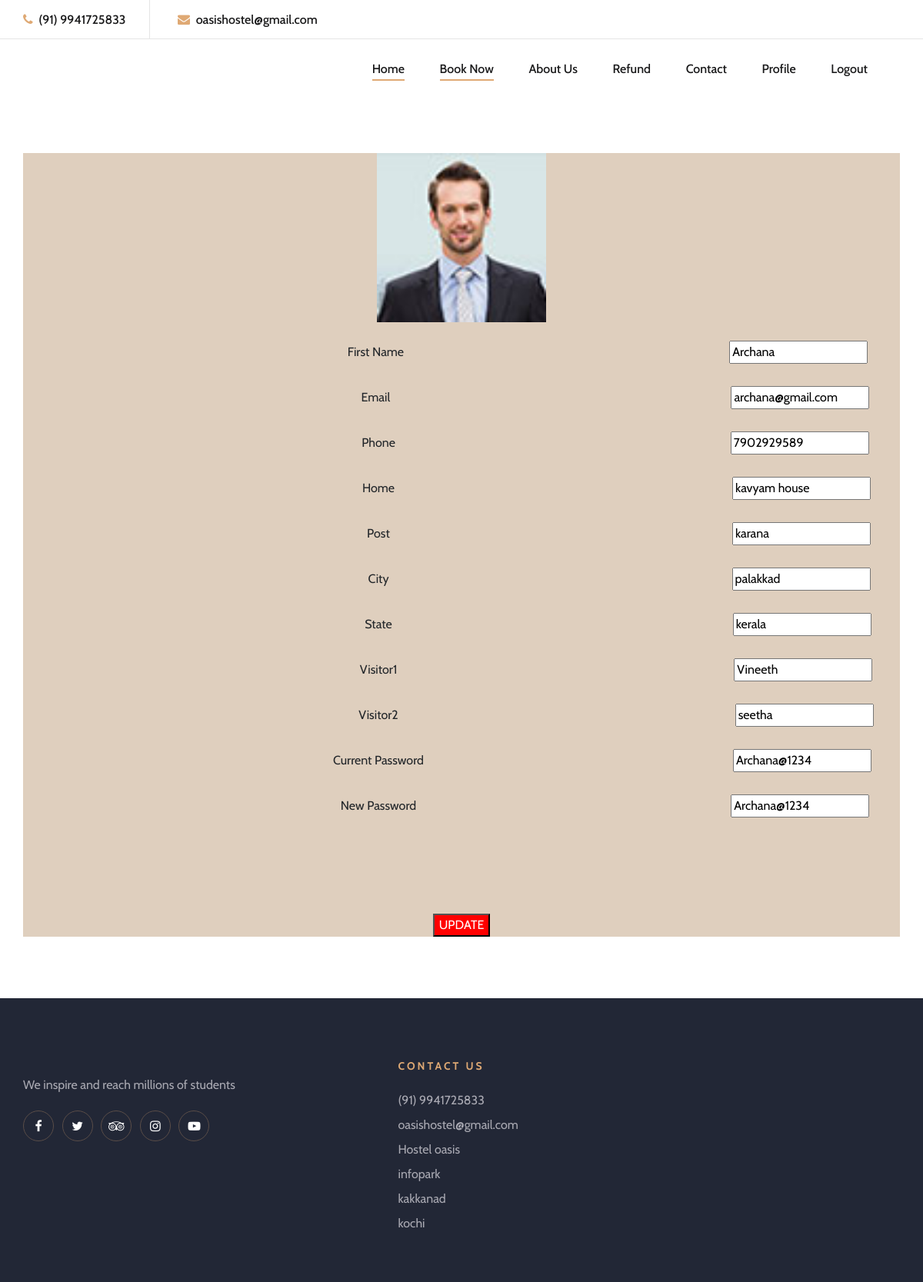
Screenshot of /edit_profile.php (signed in) with the database file from the repository.
### tables this page shows
CREATE TABLE `registration` (
  `Reg_id` int(10) NOT NULL,
  `f_name` varchar(30) NOT NULL,
  `l_name` varchar(30) NOT NULL,
  `fa_name` varchar(30) NOT NULL,
  `ma_name` varchar(30) NOT NULL,
  `dob` date NOT NULL,
  `gender` varchar(30) NOT NULL,
  `email` varchar(50) NOT NULL,
  `phone` varchar(15) NOT NULL,
  `p_phone` varchar(50) NOT NULL,
  `home` varchar(30) NOT NULL,
  `post` varchar(30) NOT NULL,
  `city` varchar(30) NOT NULL,
  `district` varchar(50) NOT NULL,
  `state` varchar(30) NOT NULL,
  `pin` varchar(25) NOT NULL,
  `high` varchar(50) NOT NULL,
  `joinc` varchar(50) NOT NULL,
  `join` varchar(50) NOT NULL,
  `visitor1` varchar(30) NOT NULL,
  `visitor2` varchar(30) NOT NULL,
  `username` varchar(30) NOT NULL,
  `password` varchar(30) NOT NULL,
  `confirmpassword` varchar(30) NOT NULL,
  `utype` int(10) NOT NULL,
  `status` int(10) NOT NULL,
  `book` int(10) NOT NULL,
  `photo` varchar(200) NOT NULL
);

### edit_profile.php (the view, shortened to what this page needs)
<?php
include "dbcontroller.php";
$user=$_SESSION['sess'];
$sql90="select * from registration where username='$user'";
$exe90=mysqli_query($con,$sql90);
?>
<!DOCTYPE html>
<html lang="zxx">
<head>
    <link rel="stylesheet" href="css/bootstrap.min.css" type="text/css">
    <link rel="stylesheet" href="css/font-awesome.min.css" type="text/css">
    <link rel="stylesheet" href="css/elegant-icons.css" type="text/css">
    <link rel="stylesheet" href="css/flaticon.css" type="text/css">
    <link rel="stylesheet" href="css/owl.carousel.min.css" type="text/css">
    <link rel="stylesheet" href="css/nice-select.css" type="text/css">
    <link rel="stylesheet" href="css/jquery-ui.min.css" type="text/css">
    <link rel="stylesheet" href="css/magnific-popup.css" type="text/css">
    <link rel="stylesheet" href="css/slicknav.min.css" type="text/css">
    <link rel="stylesheet" href="css/style.css" type="text/css">
</head>
<body>
    <header class="header-section">
        <div class="top-nav">
            <div class="container">
                <div class="row">
                    <div class="col-lg-6">
                        <ul class="tn-left">
                            <li><i class="fa fa-phone"></i> (91) 9941725833</li>
                            <li><i class="fa fa-envelope"></i> oasishostel@gmail.com</li>
                        </ul>
                    </div>
                    <div class="col-lg-6">
                        <div class="tn-right">
                        </div>
                    </div>
                </div>
            </div>
        </div>
        <div class="menu-item">
            <div class="container">
                <div class="row">
                    <div class="col-lg-2">
                    </div>
                    <div class="col-lg-10">
                        <div class="nav-menu">
                            <nav class="mainmenu">
                                <ul>
                                    <li class="active"><a href="home.php">Home</a></li>
                                    <li class="active"><a href="rooms.php">Book Now</a></li>
                                    <li><a href="aboutus1.php">About Us</a></li>
                                    <li><a href="Refund.php">Refund</a></li>
                                    <li><a href="contactus1.php">Contact</a></li>
                                    <li><a href="profile.php">Profile</a></li>
                                          <li><a href="logout.php">Logout</a></li>
                                </ul>
                            </nav>
                        </div>
                    </div>
                </div>
            </div>
        </div>
    </header>
    <div class="breadcrumb-section">
        <div class="container">
            <div class="row">
                <div class="col-lg-12">
                    <div class="breadcrumb-text">
<center>
       <form id="regForm" action="" method="post" style="display:block;border:2px;background-color:#DFCFBE">
   <?php
           while($fetch90=mysqli_fetch_array($exe90))
           {
           ?>
   <img src="images/<?php echo $fetch90['photo']?>" width=220px height=220px/>
           <br>
           <br><label>First Name&nbsp;&nbsp;&nbsp;&nbsp;&nbsp;&nbsp;&nbsp;&nbsp;&nbsp;&nbsp;&nbsp;</label>
        <input id="email" type="text" name="email" style="position:relative;left:380px;" placeholder="New Email" value="<?php echo $fetch90['f_name'];?>" readonly>
           <br>
           <br><label>Email&nbsp;&nbsp;&nbsp;&nbsp;&nbsp;&nbsp;&nbsp;&nbsp;&nbsp;&nbsp;&nbsp;</label>
        <input id="email" type="text" name="email" style="position:relative;left:400px;" placeholder="New Email" value="<?php echo $fetch90['email'];?>" >
             <br>
           <br>    <label>Phone&nbsp;&nbsp;&nbsp;&nbsp;&nbsp;&nbsp;&nbsp;&nbsp;&nbsp;</label>
        <input id="phone" type="text" name="phone" style="position:relative;left:400px;" placeholder="New phone" value="<?php echo $fetch90['phone'];?>" >
             <br>
            <br>    <label>Home&nbsp;&nbsp;&nbsp;&nbsp;&nbsp;&nbsp;&nbsp;&nbsp;&nbsp;</label>
        <input id="home" type="text" name="home" style="position:relative;left:403px;" placeholder="New home" value="<?php echo $fetch90['home'];?>" >
             <br>
            <br>    <label>Post&nbsp;&nbsp;&nbsp;&nbsp;&nbsp;&nbsp;&nbsp;&nbsp;&nbsp;</label>
        <input id="post" type="text" name="post" style="position:relative;left:409px;" placeholder="New post" value="<?php echo $fetch90['post'];?>" >
             <br>
            <br>    <label>City&nbsp;&nbsp;&nbsp;&nbsp;&nbsp;&nbsp;&nbsp;&nbsp;&nbsp;</label>
        <input id="city" type="text" name="city" style="position:relative;left:410px;" placeholder="New city" value="<?php echo $fetch90['city'];?>" >
             <br>
            <br>    <label>State&nbsp;&nbsp;&nbsp;&nbsp;&nbsp;&nbsp;&nbsp;&nbsp;&nbsp;</label>
        <input id="state" type="text" name="state" style="position:relative;left:407px;" placeholder="New state" value="<?php echo $fetch90['state'];?>" >
             <br>
            <br>    <label>Visitor1&nbsp;&nbsp;&nbsp;&nbsp;&nbsp;&nbsp;&nbsp;&nbsp;&nbsp;</label>
        <input id="visitor1" type="text" name="visitor1" style="position:relative;left:402px;" placeholder="New visitor1" value="<?php echo $fetch90['visitor1'];?>" >
             <br>
            <br>    <label>Visitor2&nbsp;&nbsp;&nbsp;&nbsp;&nbsp;&nbsp;&nbsp;&nbsp;&nbsp;</label>
        <input id="visitor2" type="text" name="visitor2" style="position:relative;left:402px;" placeholder="New visitor2" value="<?php echo $fetch90['visitor2'];?>" >
             <br>
           <br>   <label>Current Password&nbsp;&nbsp;&nbsp;&nbsp;&nbsp;&nbsp;&nbsp;&nbsp;&nbsp;</label>
        <input id="password" type="text" name="password" style="position:relative;left:366px;" placeholder="Password" value="<?php echo $fetch90['password'];?>" readonly>
             <br>
           <br>
           <label>New Password&nbsp;&nbsp;&nbsp;&nbsp;&nbsp;&nbsp;&nbsp;&nbsp;&nbsp;</label>
        <input id="password" type="text" name="password" style="position:relative;left:373px;" placeholder="Password" value="<?php echo $fetch90['password'];?>" >
             <br>
           <br>
       <br><br>
      <?php
           }
           ?>
       <br> <br>
     <input id="submit" type="submit" name="submit" value="UPDATE" style="position:relative;background-color:red;color:white;">
    </div>
                    </div>
                </div>
            </div>
        </div>
    <footer class="footer-section">
        <div class="container">
            <div class="footer-text">
                <div class="row">
                    <div class="col-lg-4">
                        <div class="ft-about">
                            <p>We inspire and reach millions of students<br /> </p>
                            <div class="fa-social">
                                <a href="#"><i class="fa fa-facebook"></i></a>
                                <a href="#"><i class="fa fa-twitter"></i></a>
                                <a href="#"><i class="fa fa-tripadvisor"></i></a>
                                <a href="#"><i class="fa fa-instagram"></i></a>
                                <a href="#"><i class="fa fa-youtube-play"></i></a>
                            </div>
                        </div>
                    </div>
                    <div class="col-lg-3 offset-lg-1">
                        <div class="ft-contact">
                            <h6>Contact Us</h6>
                            <ul>
                               <li>(91) 9941725833</li>
                                <li>oasishostel@gmail.com</li>
                                <li>Hostel oasis</li>
                                  <li>infopark</li>
                                  <li>kakkanad</li>
                                  <li>kochi</li>
                            </ul>
                        </div>
                    </div>
                    <div class="col-lg-3 offset-lg-1">
                    </div>
                </div>
            </div>
        </div>
    </footer>
</body>
</html>

### css/style.css (style rules this page uses)
html, body { height: 100%; font-family: "Cabin", sans-serif; -webkit-font-smoothing: antialiased; font-smoothing: antialiased; }
h1, h2, h3, h4, h5, h6 { margin: 0; color: #111111; font-weight: 400; font-family: "Lora", serif; }
h6 { font-size: 16px; }
p { font-size: 16px; font-family: "Cabin", sans-serif; color: #6b6b6b; font-weight: 400; line-height: 26px; margin: 0 0 15px 0; }
img { max-width: 100%; }
ul, ol { padding: 0; margin: 0; }
.top-nav { border-bottom: 1px solid #e5e5e5; }
.top-nav .tn-left li { list-style: none; display: inline-block; font-size: 16px; color: #19191a; font-weight: 500; padding: 14px 0 12px; margin-right: 64px; position: relative; }
.top-nav .tn-left li:after { position: absolute; right: -32px; top: 0; width: 1px; height: 100%; background: #e5e5e5; content: ""; }
.top-nav .tn-left li:last-child { margin-right: 0; }
.top-nav .tn-left li:last-child:after { display: none; }
.top-nav .tn-left li i { color: #dfa974; margin-right: 4px; }
.top-nav .tn-right { text-align: right; }
.menu-item { position: relative; z-index: 9; }
.menu-item .nav-menu { text-align: right; }
.menu-item .nav-menu .mainmenu { display: inline-block; }
.menu-item .nav-menu .mainmenu li { list-style: none; display: inline-block; position: relative; z-index: 1; }
.menu-item .nav-menu .mainmenu li.active a:after { opacity: 1; }
.menu-item .nav-menu .mainmenu li a { font-size: 16px; color: #19191a; margin-right: 42px; font-weight: 500; display: inline-block; padding: 27px 0; position: relative; -webkit-transition: all 0.3s; -o-transition: all 0.3s; transition: all 0.3s; }
.menu-item .nav-menu .mainmenu li a:after { position: absolute; left: 0; top: 52px; width: 100%; height: 2px; background: #dfa974; content: ""; opacity: 0; -webkit-transition: all 0.3s; -o-transition: all 0.3s; transition: all 0.3s; }
.footer-section { background: #222736; }
.footer-section .footer-text { padding: 80px 0 30px; }
.footer-section .footer-text .ft-about { margin-bottom: 30px; }
.footer-section .footer-text .ft-about p { color: #aaaab3; margin-bottom: 20px; }
.footer-section .footer-text .ft-about .fa-social a { display: inline-block; height: 40px; width: 40px; font-size: 16px; line-height: 40px; text-align: center; color: #ffffff; border: 1px solid #5A4D48; border-radius: 50%; -webkit-transition: all 0.3s; -o-transition: all 0.3s; transition: all 0.3s; margin-right: 7px; }
.footer-section .footer-text .ft-contact { margin-bottom: 30px; }
.footer-section .footer-text .ft-contact h6 { font-size: 14px; color: #dfa974; text-transform: uppercase; font-weight: 700; letter-spacing: 3px; font-family: "Cabin", sans-serif; margin-bottom: 20px; }
.footer-section .footer-text .ft-contact ul li { font-size: 16px; color: #aaaab3; line-height: 32px; list-style: none; }
.breadcrumb-section { padding-top: 70px; padding-bottom: 80px; }
.breadcrumb-text { text-align: center; }
@media only screen and (min-width: 1200px) { .container { max-width: 1170px; } }

### rows the page displays
registration: photo (picture), email "Archana", email "archana@gmail.com", phone "7902929589", home "kavyam house", post "karana", city "palakkad", state "kerala", visitor1 "Vineeth", visitor2 "seetha", password "Archana@1234"
